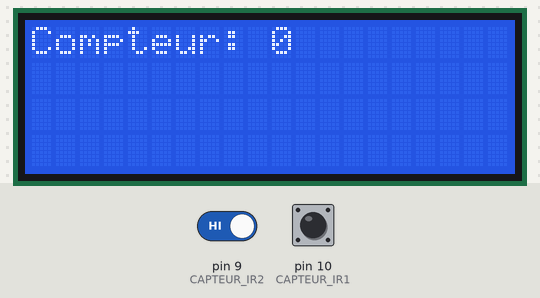
This sketch was run on a simulated Arduino Uno, built with avr-gcc and run on an emulated ATmega328P. Shown: 20×4 character LCD. The inputs (shaded band) are chosen by the test bench; at power-on: pin 9 (CAPTEUR_IR2) HIGH, pin 10 (CAPTEUR_IR1) HIGH. What the sketch prints to the serial monitor is not drawn.

Above: at 1.2 s.
1.3 s: pin 9 (CAPTEUR_IR2) driven LOW and pin 10 (CAPTEUR_IR1) driven LOW
At 3.7 s:
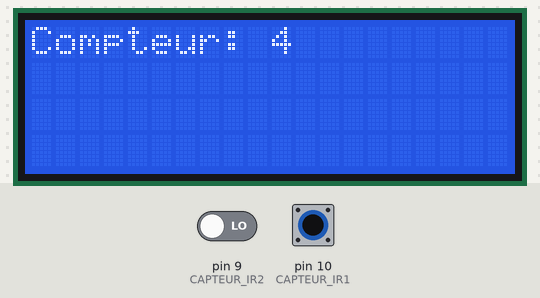
3.8 s: pin 9 (CAPTEUR_IR2) driven HIGH
5.3 s: pin 9 (CAPTEUR_IR2) driven LOW
7.3 s: pin 10 (CAPTEUR_IR1) pulsed HIGH 5 times (0.12 s each, 0.3 s apart)
Timing chart, 0 to 10.3 s (numbered marks = the images above; inputs shaded):
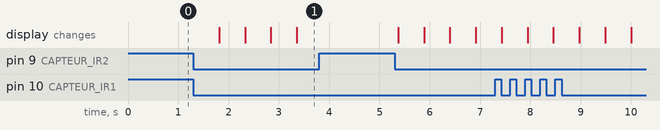

The sketch:

compteur.ino
```cpp
#include <Wire.h>
#include <LiquidCrystal_I2C.h>

#define CAPTEUR_IR1 10  // Capteur d'entrée
#define CAPTEUR_IR2 9  // Capteur de sortie

LiquidCrystal_I2C lcd(0x20, 20, 4);

int compteur = 0;
unsigned long dernierPassage = 0;
const int delaiAntirebond = 500;
bool capteurIR1Detecte = false;
bool capteurIR2Detecte = false;

void setup() {
    pinMode(CAPTEUR_IR1, INPUT);
    pinMode(CAPTEUR_IR2, INPUT);
    lcd.init();
    lcd.backlight();
    miseAJourLCD();
    Serial.begin(9600);
}

void loop() {
    unsigned long tempsActuel = millis();
    bool etatIR1 = digitalRead(CAPTEUR_IR1);
    bool etatIR2 = digitalRead(CAPTEUR_IR2);


    if (tempsActuel - dernierPassage > delaiAntirebond) {
        if (etatIR1 == LOW) {
            capteurIR1Detecte = true;
            dernierPassage = tempsActuel;
        } else if (etatIR2 == LOW) {
            capteurIR2Detecte = true;
            dernierPassage = tempsActuel;
        }


        if (capteurIR1Detecte && !capteurIR2Detecte) {
            delay(delaiAntirebond);
            if (digitalRead(CAPTEUR_IR2) == LOW) {
                compteur++;
                capteurIR1Detecte = false;
                capteurIR2Detecte = false;
                Serial.println("Personne ENTREE");
                miseAJourLCD();
            }
        } else if (capteurIR2Detecte && !capteurIR1Detecte) {
            delay(delaiAntirebond);
            if (digitalRead(CAPTEUR_IR1) == LOW) {
                compteur--;
                capteurIR1Detecte = false;
                capteurIR2Detecte = false;
                Serial.println("Personne SORTIE");
                miseAJourLCD();
            }
        }
    }


    if (tempsActuel - dernierPassage > delaiAntirebond) {
        capteurIR1Detecte = false;
        capteurIR2Detecte = false;
    }
}

void miseAJourLCD() {
    lcd.clear();
    lcd.setCursor(0, 0);
    lcd.print("Compteur: ");
    lcd.print(compteur);
}
```

Measured:
- after the input at 1.3 s, the display: first changes after 0.51 s (image 1 shows a later state)
- after the input at 3.8 s, every drawn part: stays the same
